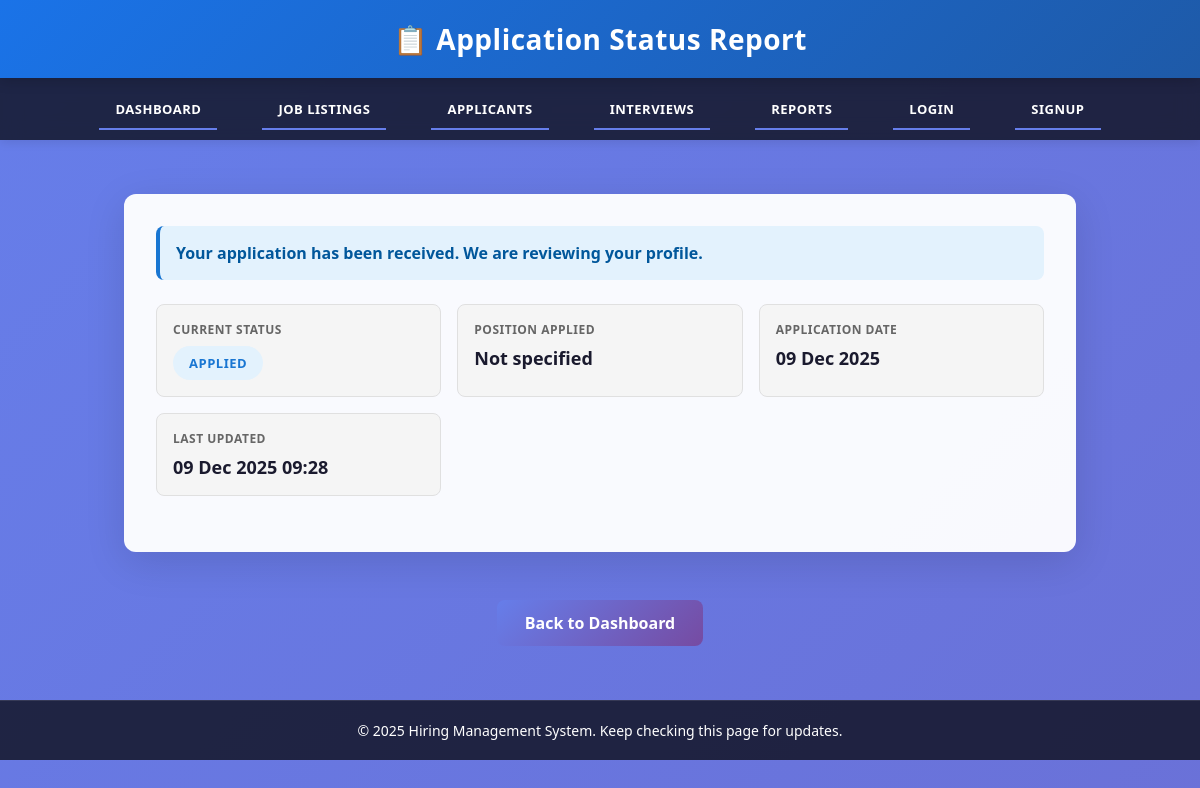
The app's page /reports/ (signed in) with its own data.
### myapp/models.py (models this page shows, shortened)
class CandidateStatus(models.Model):
    STATUS_CHOICES = [
        ('Applied', 'Applied'),
        ('Reviewing', 'Reviewing'),
        ('Shortlisted', 'Shortlisted'),
        ('Interview Scheduled', 'Interview Scheduled'),
        ('Selected', 'Selected'),
        ('Rejected', 'Rejected'),
    ]
    candidate = models.OneToOneField(signup, on_delete=models.CASCADE, related_name='status_report')
    applicant = models.OneToOneField(Applicant, on_delete=models.CASCADE, related_name='candidate_status', null=True, blank=True)
    current_status = models.CharField(max_length=50, choices=STATUS_CHOICES, default='Applied')
    position_applied = models.CharField(max_length=150, blank=True)
    applied_date = models.DateTimeField(auto_now_add=True)
    last_updated = models.DateTimeField(auto_now=True)
    interview_scheduled = models.BooleanField(default=False)
    interview_date = models.DateField(null=True, blank=True)
    interview_time = models.TimeField(null=True, blank=True)
    interview_mode = models.CharField(max_length=50, blank=True)
    interview_notes = models.TextField(blank=True)
    selection_message = models.TextField(blank=True)
    class Meta:
        ordering = ['-last_updated']

### myapp/views.py (the view)
# urls.py: path('reports/',reports, name='reports'),
def reports(request):
    user_id = request.session.get('user_id')
    if not user_id:
        return redirect('login')
    try:
        user_obj = SignupModel.objects.get(id=user_id)
    except SignupModel.DoesNotExist:
        return redirect('login')
    if user_obj.role != 'Candidate':
        return render(request, 'access_denied.html', {
            'message': 'Reports are only available for candidates. HR can view selection/rejection pages instead.'
        })
    candidate_status = None
    try:
        candidate_status = CandidateStatus.objects.get(candidate=user_obj)
    except CandidateStatus.DoesNotExist:
        candidate_status = CandidateStatus.objects.create(candidate=user_obj)
    interviews = []
    if candidate_status.applicant:
        interviews = Interview.objects.filter(applicant=candidate_status.applicant).order_by('-interview_date')
    status_message = ""
    message_type = "info"
    if candidate_status.current_status == 'Applied':
        status_message = "Your application has been received. We are reviewing your profile."
        message_type = "info"
    elif candidate_status.current_status == 'Reviewing':
        status_message = "Your application is under review. We will contact you shortly."
        message_type = "info"
    elif candidate_status.current_status == 'Shortlisted':
        status_message = "🎉 Congratulations! You are shortlisted for the interview."
        message_type = "success"
    elif candidate_status.current_status == 'Interview Scheduled':
        status_message = "✅ Your interview has been scheduled. Please check the details below."
        message_type = "success"
    elif candidate_status.current_status == 'Selected':
        status_message = "🏆 Congratulations! You have been selected. We will be in touch soon."
        message_type = "success"
    elif candidate_status.current_status == 'Rejected':
        status_message = "Thank you for your interest. Unfortunately, you were not selected for this position."
        message_type = "danger"
    context = {
        'user': user_obj,
        'candidate_status': candidate_status,
        'interviews': interviews,
        'status_message': status_message,
        'message_type': message_type,
    }
    return render(request, 'reports.html', context)

### myapp/templates/reports.html (shortened to what this page needs)
{% load static %}
<!DOCTYPE html>
<html lang="en">
<head>
    <link rel="stylesheet" href="{% static 'colour/common-dashboard.css' %}">
</head>
<body>
<header>
    <h1>📋 Application Status Report</h1>
</header>
    <nav>
        <ul>
            <li><a href="{% url 'dashboard' %}">Dashboard</a></li>
            <li><a href="{% url 'joblisting' %}">Job Listings</a></li>
            <li><a href="{% url 'applicants' %}">Applicants</a></li>
            <li><a href="{% url 'interviews' %}">Interviews</a></li>
            {% if user_role == 'HR' %}
            <li><a href="{% url 'selected' %}">Selected</a></li>
            <li><a href="{% url 'rejected' %}">Rejected</a></li>
            {% else %}
            <li><a href="{% url 'reports' %}">Reports</a></li>
            {% endif %}
            <li><a href="{% url 'login' %}">Login</a></li>
            <li><a href="{% url 'signup' %}">SIGNUP</a></li>
        </ul>
    </nav>
<div class="container">
    <div class="status-card">
        {% if status_message %}
        <div class="status-message {{ message_type }}">
            {{ status_message }}
        </div>
        {% endif %}
        <div class="status-details">
            <div class="detail-box">
                <div class="detail-label">Current Status</div>
                <div>
                    <span class="status-badge {{ candidate_status.current_status|lower|cut:' ' }}">
                        {{ candidate_status.current_status }}
                    </span>
                </div>
            </div>
            <div class="detail-box">
                <div class="detail-label">Position Applied</div>
                <div class="detail-value">{{ candidate_status.position_applied|default:"Not specified" }}</div>
            </div>
            <div class="detail-box">
                <div class="detail-label">Application Date</div>
                <div class="detail-value">{{ candidate_status.applied_date|date:"d M Y" }}</div>
            </div>
            <div class="detail-box">
                <div class="detail-label">Last Updated</div>
                <div class="detail-value">{{ candidate_status.last_updated|date:"d M Y H:i" }}</div>
            </div>
        </div>
    </div>
    <div style="text-align: center; margin-top: 32px;">
        <a href="{% url 'dashboard' %}" class="action-btn">Back to Dashboard</a>
    </div>
</div>
<footer>
    <p>© 2025 Hiring Management System. Keep checking this page for updates.</p>
</footer>
</body>
</html>

### myapp/static/colour/common-dashboard.css (style rules this page uses)
* { box-sizing:border-box;margin:0;padding:0 }
body { font-family: 'Segoe UI', Tahoma, Geneva, Verdana, sans-serif; background: linear-gradient(135deg,#f5f7fa 0%,#c3cfe2 100%); -webkit-font-smoothing:antialiased; -moz-osx-font-smoothing:grayscale; min-height:100vh; }
header { background:linear-gradient(135deg,#667eea 0%,#764ba2 100%); color:white;padding:20px 40px;box-shadow:0 6px 20px rgba(0,0,0,0.1); position:sticky;top:0;z-index:100;animation:slideDown .6s ease-out; }
header h1 { font-size:28px;font-weight:700;letter-spacing:.5px }
nav { background:rgba(0,0,0,.6);backdrop-filter:blur(10px);padding:0;position:sticky;top:70px;z-index:99;box-shadow:0 2px 10px rgba(0,0,0,.1) }
nav ul { list-style:none;display:flex;justify-content:center;padding:12px 20px;flex-wrap:wrap;gap:5px;max-width:1400px;margin:0 auto }
nav a { color:white;text-decoration:none;padding:10px 16px;border-radius:6px;font-weight:600;font-size:13px;transition:all .3s ease;display:inline-block;position:relative;text-transform:uppercase;letter-spacing:.5px }
nav a::after { content:'';position:absolute;bottom:0;left:0;width:0;height:2px;background:#667eea;transition:width .3s ease }
nav a:hover::after,nav a:first-child::after { width:100% }
footer { background:linear-gradient(135deg,#1a1a2e 0%,#16213e 100%);color:white;text-align:center;padding:30px 20px;margin-top:60px;font-size:14px;border-top:1px solid rgba(255,255,255,.1) }

### myapp/templates/reports.html (style rules this page uses)
* { margin: 0; padding: 0; box-sizing: border-box; }
body { font-family: 'Segoe UI', Tahoma, Geneva, Verdana, sans-serif; background: linear-gradient(135deg, #667eea 0%, #764ba2 100%); min-height: 100vh; animation: gradientShift 8s ease infinite; background-size: 400% 400%; }
header { background: linear-gradient(135deg, #1a73e8 0%, #1e5aa8 100%); color: white; padding: 20px; text-align: center; animation: slideDown 0.6s ease-out; box-shadow: 0 4px 12px rgba(0, 0, 0, 0.15); }
header h1 { margin: 0; font-size: 28px; letter-spacing: 0.5px; }
nav { background: rgba(0, 0, 0, 0.7); backdrop-filter: blur(10px); }
nav ul { list-style: none; display: flex; justify-content: center; margin: 0; padding: 12px; animation: fadeIn 0.8s ease-out 0.2s both; flex-wrap: wrap; }
nav li { margin: 0 20px; }
nav a { color: white; text-decoration: none; font-weight: 600; transition: all 0.3s ease; position: relative; }
nav a::after { content: ''; position: absolute; bottom: -2px; left: 0; width: 0; height: 2px; background: #667eea; transition: width 0.3s ease; }
.container { max-width: 1000px; margin: 30px auto; padding: 24px; animation: slideUp 0.7s ease-out 0.3s both; }
.status-card { background: rgba(255, 255, 255, 0.96); padding: 32px; border-radius: 12px; box-shadow: 0 10px 40px rgba(0, 0, 0, 0.12); margin-bottom: 24px; animation: fadeIn 0.8s ease-out 0.4s both; }
.status-message { padding: 16px; border-radius: 8px; margin-bottom: 24px; font-size: 16px; font-weight: 600; border-left: 4px solid; animation: slideInLeft 0.6s ease-out; }
.status-message.info { background: #e3f2fd; color: #01579b; border-color: #1976d2; }
.status-details { display: grid; grid-template-columns: repeat(auto-fit, minmax(250px, 1fr)); gap: 16px; margin-bottom: 24px; }
.detail-box { background: #f5f5f5; padding: 16px; border-radius: 8px; border: 1px solid #e0e0e0; transition: all 0.3s ease; }
.detail-label { font-size: 12px; font-weight: 700; color: #666; text-transform: uppercase; letter-spacing: 0.5px; margin-bottom: 8px; }
.detail-value { font-size: 18px; font-weight: 700; color: #1a1a2e; }
.status-badge { display: inline-block; padding: 8px 16px; border-radius: 20px; font-size: 13px; font-weight: 700; text-transform: uppercase; letter-spacing: 0.5px; }
.status-badge.applied { background: #e3f2fd; color: #1976d2; }
.action-btn { display: inline-block; padding: 12px 28px; margin-top: 16px; background: linear-gradient(135deg, #667eea 0%, #764ba2 100%); color: white; text-decoration: none; border-radius: 8px; font-weight: 600; transition: all 0.3s ease; }
footer { text-align: center; padding: 20px; background: rgba(0, 0, 0, 0.7); color: white; margin-top: 30px; font-size: 14px; }

### records on screen
CandidateStatus: current_status "APPLIED", position_applied "Not specified", applied_date "09 Dec 2025", last_updated "09 Dec 2025 09:28"

### other values on screen
{{ status_message }} "Your application has been received. We are reviewing your profile."
